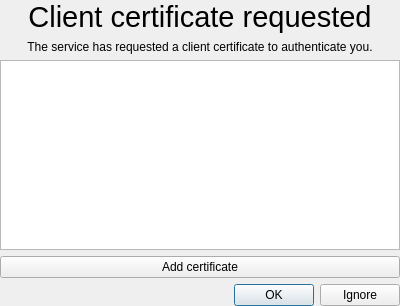
<?xml version="1.0" encoding="UTF-8"?>
<ui version="4.0">
 <class>ClientCertificateView</class>
 <widget class="QWidget" name="ClientCertificateView">
  <property name="geometry">
   <rect>
    <x>0</x>
    <y>0</y>
    <width>400</width>
    <height>306</height>
   </rect>
  </property>
  <property name="windowTitle">
   <string>Client certificate requested</string>
  </property>
  <layout class="QVBoxLayout" name="verticalLayout">
   <property name="leftMargin">
    <number>0</number>
   </property>
   <property name="topMargin">
    <number>0</number>
   </property>
   <property name="rightMargin">
    <number>0</number>
   </property>
   <property name="bottomMargin">
    <number>0</number>
   </property>
   <item>
    <widget class="QLabel" name="userTitle">
     <property name="font">
      <font>
       <pointsize>22</pointsize>
      </font>
     </property>
     <property name="text">
      <string>Client certificate requested</string>
     </property>
     <property name="textFormat">
      <enum>Qt::PlainText</enum>
     </property>
     <property name="scaledContents">
      <bool>false</bool>
     </property>
     <property name="alignment">
      <set>Qt::AlignCenter</set>
     </property>
    </widget>
   </item>
   <item>
    <widget class="QLabel" name="preamble">
     <property name="sizePolicy">
      <sizepolicy hsizetype="Preferred" vsizetype="Maximum">
       <horstretch>0</horstretch>
       <verstretch>0</verstretch>
      </sizepolicy>
     </property>
     <property name="text">
      <string>The service has requested a client certificate to authenticate you.</string>
     </property>
     <property name="alignment">
      <set>Qt::AlignCenter</set>
     </property>
     <property name="wordWrap">
      <bool>true</bool>
     </property>
    </widget>
   </item>
   <item>
    <widget class="QListView" name="certificatesView">
     <property name="alternatingRowColors">
      <bool>false</bool>
     </property>
    </widget>
   </item>
   <item>
    <widget class="QPushButton" name="addCertificateButton">
     <property name="text">
      <string>Add certificate</string>
     </property>
    </widget>
   </item>
   <item>
    <widget class="QDialogButtonBox" name="buttonBox">
     <property name="standardButtons">
      <set>QDialogButtonBox::Ignore|QDialogButtonBox::Ok</set>
     </property>
    </widget>
   </item>
  </layout>
 </widget>
 <resources/>
 <connections/>
</ui>
